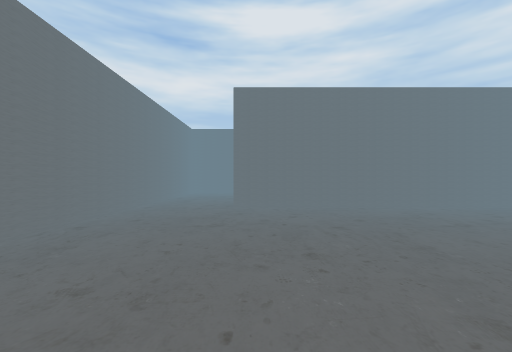
View 1 (above)

23 first-person views from a walk through a 3-D level made in the Unity game engine. The camera is 1.4 m above the floor, looks level and sees 90° across. The floor is counted in squares, 2 m on a side. Each view is taken from the middle of a square. On the plan, view 1 faces up. The plan holds only what a view shows up to about 9 squares ahead; the rest is blank. The place goes on beyond the plan. Some animated figures are left out. Door leaves are left out, so doorways stand open.

View 2
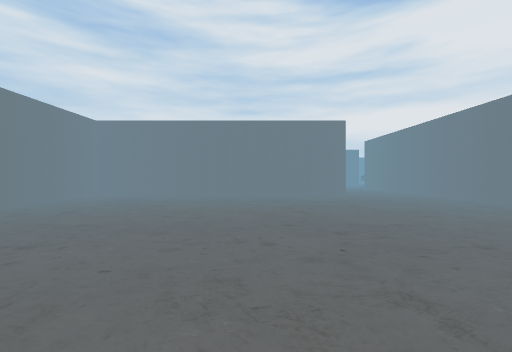

View 3
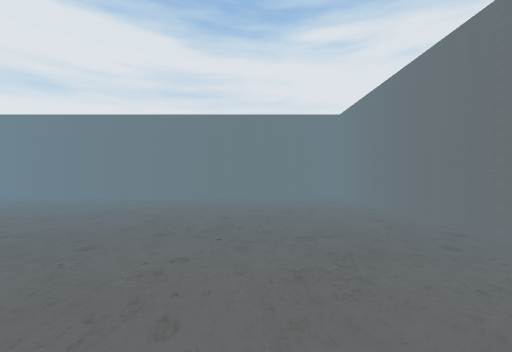

View 4
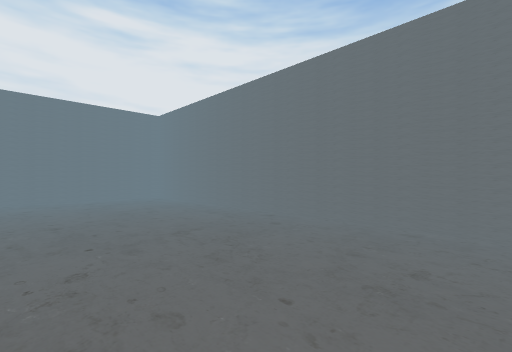

View 5
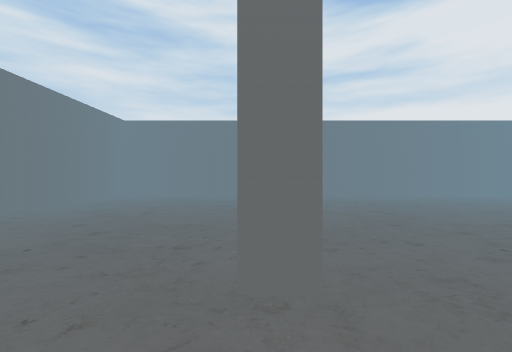

View 6
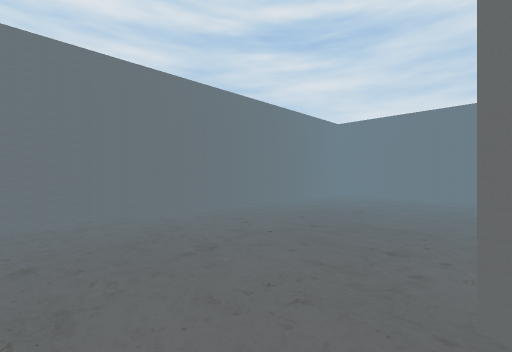

View 7
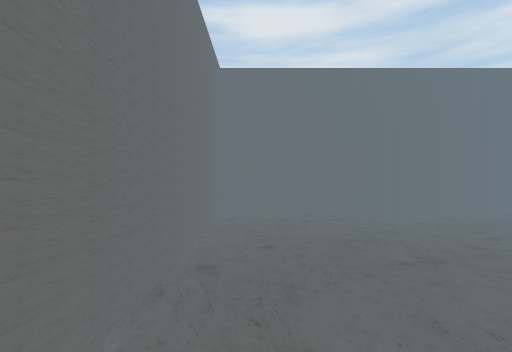

View 8
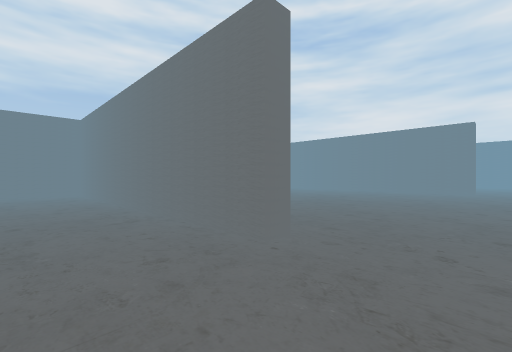

View 9
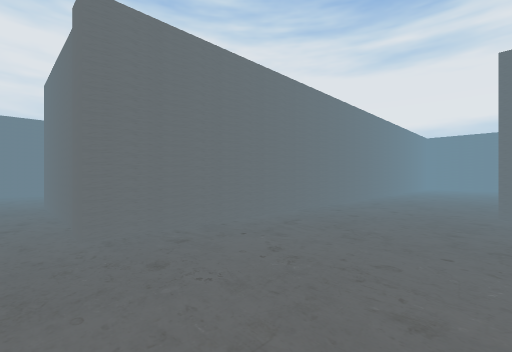

View 10
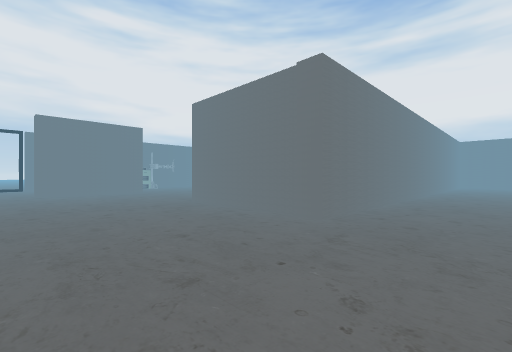

View 11
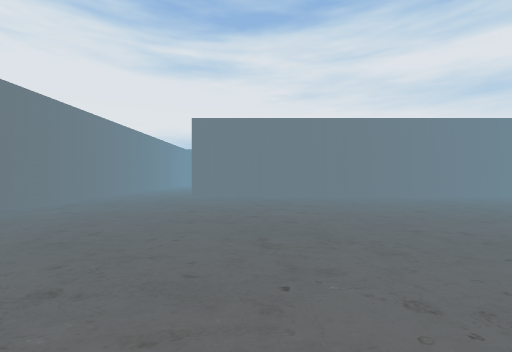

View 12
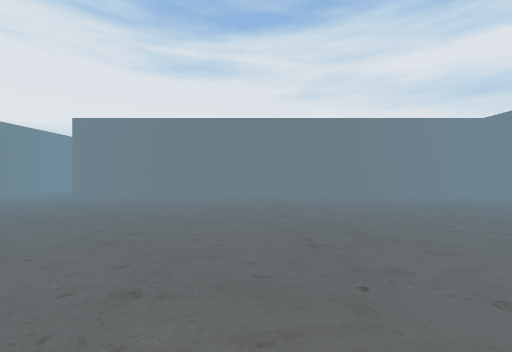

View 13
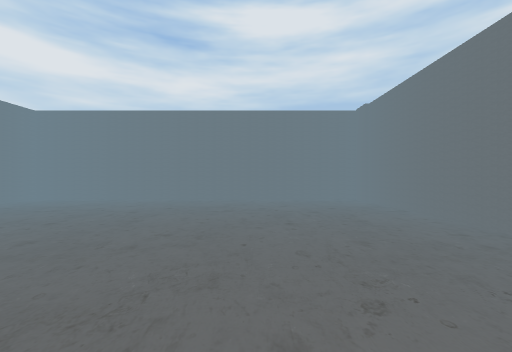

View 14
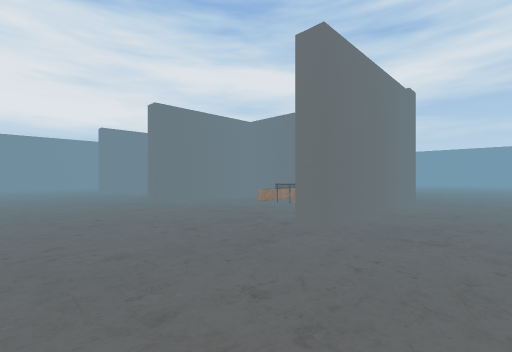

View 15
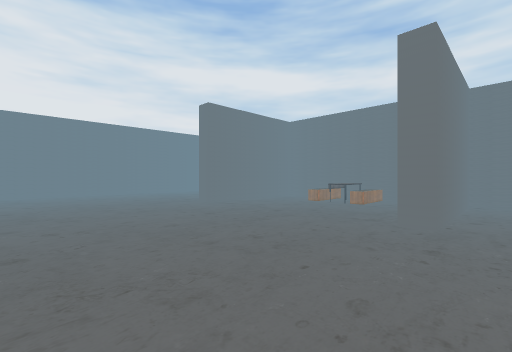

View 16
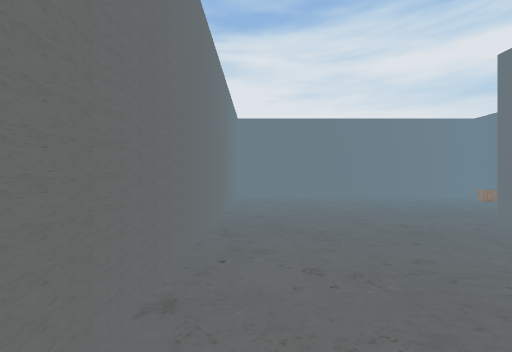

View 17
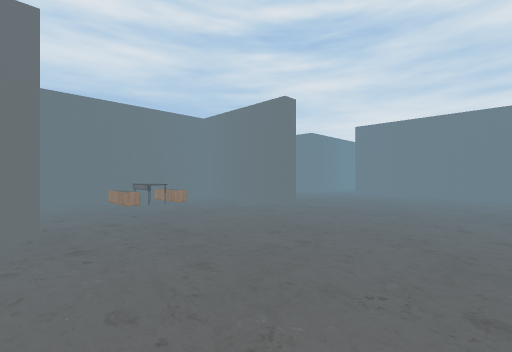

View 18
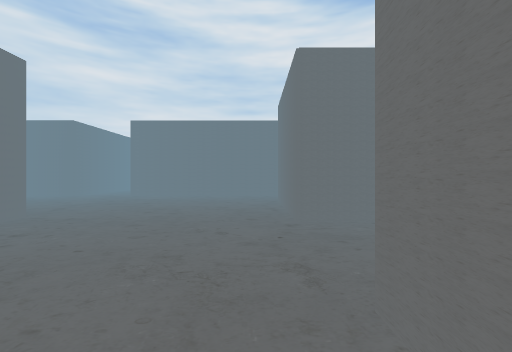

View 19
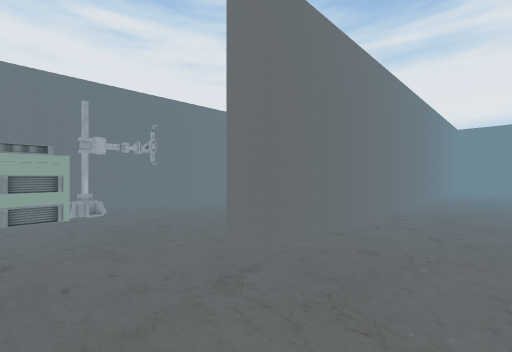

View 20
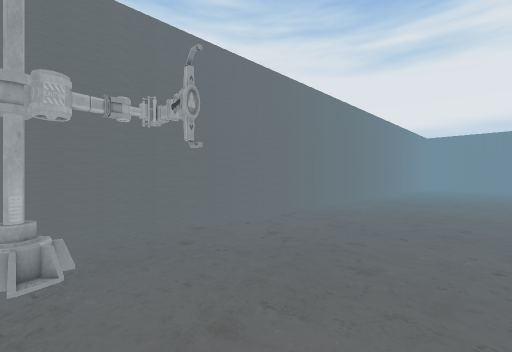

View 21
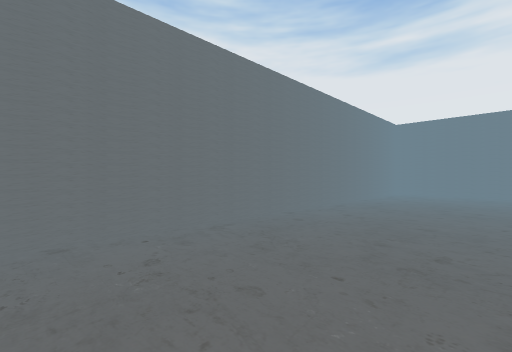

View 22
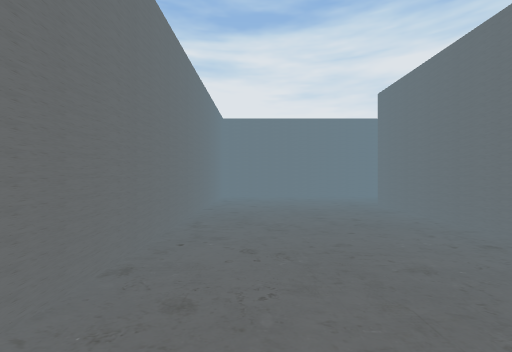

View 23
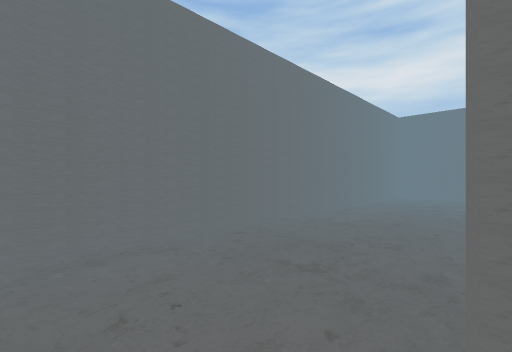

### Floor plan
Ten units are one square. View 1 is at (0, 0); x grows to the right and y downward. Boxes are objects, and circles mark ways between rooms. Rooms are numbered by the first view taken in them; rooms with no view inside come last. Other rooms are left out.
<svg viewBox="-62 -111 237 311">
<path fill="none" stroke="#000" d="M70 32 70 -56 -5 -56M-26 -56 -26 61 66 61M-5 -56 -5 -61M70 -66 70 -106 -26 -106 -26 -56M84 66 74 66 74 101 69 101M66 61 123 61 123 101 119 101 119 66 106 66M59 66 26 66M170 78 170 60M23 69 23 101 19 101M119 159 119 146 152 146 152 151M-18 66 -26 66 -26 146M170 -60 170 -106 74 -106 74 32 70 32M170 149 170 96M-24 146 93 146 93 151M1 151 -31 151M-39 66 -57 66 -57 191 101 191"/>
<rect x="-15" y="65" width="10" height="20" fill="#bbb"><title>drawers</title></rect>
<rect x="35" y="65" width="10" height="20" fill="#bbb"><title>drawers</title></rect>
<rect x="45" y="65" width="10" height="20" fill="#bbb"><title>table</title></rect>
<rect x="85" y="65" width="10" height="20" fill="#bbb"><title>drawers</title></rect>
<rect x="95" y="65" width="10" height="20" fill="#bbb"><title>table</title></rect>
<rect x="95" y="175" width="10" height="10" fill="#bbb"><title>other object</title></rect>
<rect x="105" y="175" width="10" height="20" fill="#bbb"><title>other object</title></rect>
<circle cx="-15" cy="-60" r="3" fill="#2a7"/>
<circle cx="70" cy="45" r="3" fill="#2a7"/>
<circle cx="105" cy="150" r="3" fill="#2a7"/>
<text x="20" y="0">1</text>
<text x="20" y="-80">2</text>
<text x="100" y="40">3</text>
<text x="10" y="160">4</text>
</svg>
Room 1 opens to room 2. Room 1 opens to room 3. Room 3 opens to room 4.

Where each view was taken, in squares from view 1:
view 1: 0 up, 0 right, facing up
view 2: 0 up, 2 left, facing right
view 3: 2 up, 0 right, facing down
view 4: 2 up, 1 right, facing down-left
view 5: 6 up, 2 left, facing right
view 6: 6 up, 2 left, facing up-right
view 7: 6 up, 2 left, facing up
view 8: 5 down, 5 right, facing up-right
view 9: 3 down, 13 right, facing down-left
view 10: 4 down, 16 right, facing down-left
view 11: 1 down, 16 right, facing left
view 12: 3 up, 16 right, facing left
view 13: 3 up, 14 right, facing up
view 14: 13 down, 14 right, facing up-left
view 15: 14 down, 8 right, facing up-left
view 16: 14 down, 6 right, facing left
view 17: 14 down, 7 right, facing up-right
view 18: 14 down, 8 right, facing right
view 19: 13 down, 11 right, facing down-left
view 20: 16 down, 10 right, facing down-left
view 21: 16 down, 5 right, facing down-left
view 22: 18 down, 3 right, facing left
view 23: 16 down, 3 left, facing up-left
